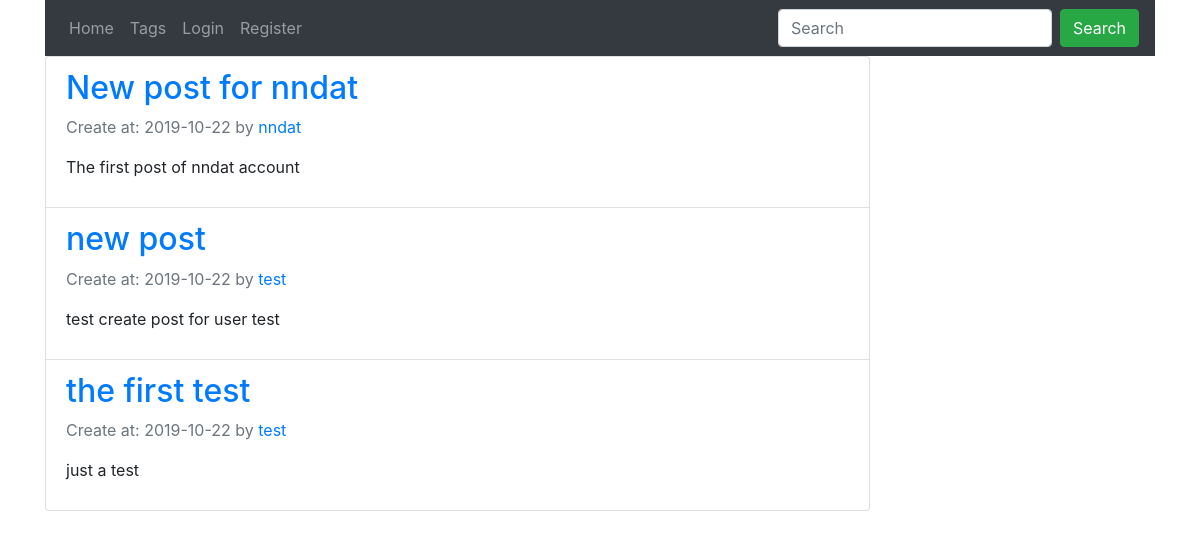
Before: / with the older database file.
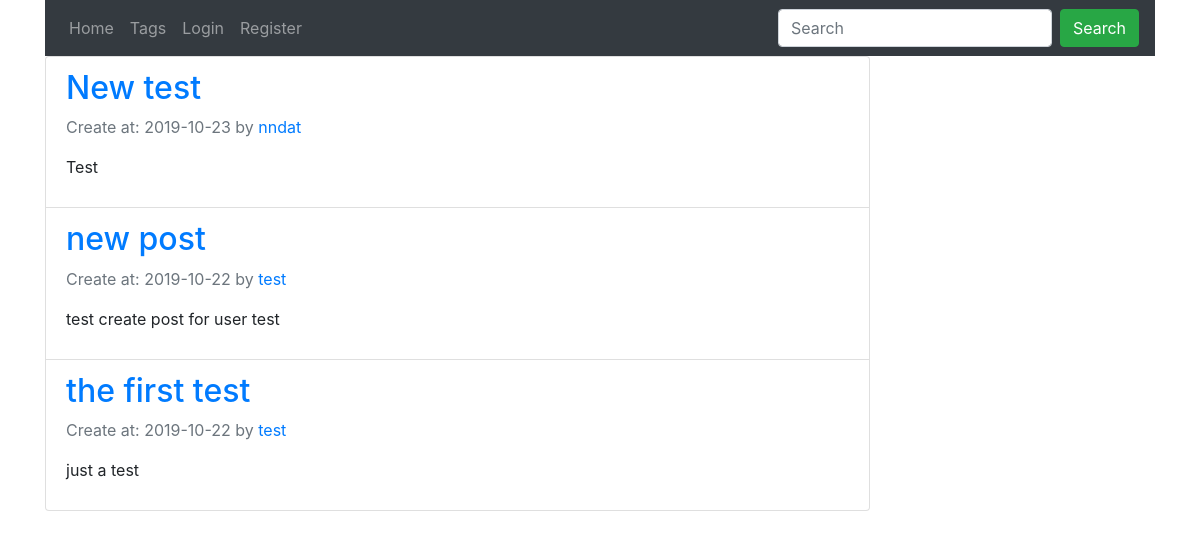
After: the same page with the newer database file.
### myblog/models.py (models this page shows, shortened)
class Post(db.Model):
    id = db.Column(db.Integer, primary_key=True)
    title = db.Column(db.String(255), nullable=False)
    body = db.Column(db.Text, nullable=False)
    slug = db.Column(db.String(255), nullable=False)
    user_id = db.Column(db.Integer, db.ForeignKey('user.id'), nullable=False)
    created_at = db.Column(db.DateTime, default=datetime.now)
    last_modified = db.Column(db.DateTime, default=datetime.now,
                              onupdate=datetime.now)
    tags = db.relationship(
        "Tag",
        secondary=posts_tags,
        backref="posts",
        lazy="dynamic"
    )

class User(db.Model, UserMixin):
    id = db.Column(db.Integer, primary_key=True)
    username = db.Column(db.String(20), unique=True, nullable=False)
    password = db.Column(db.String(64), nullable=False)
    posts = db.relationship('Post', backref='author', lazy=True)

### myblog/post/post.py (the view)
@posts.route('/')
def index():
    posts = Post.query.order_by(Post.last_modified.desc()).all()
    return render_template('post/index.html', posts=posts)

### myblog/templates/post/index.html (shortened to what this page needs)
{% extends 'base.html' %}
{% block content %}
  <ul class="list-group">
    {% for post in posts %}
      <li class="list-group-item">
        <h2><a href="{{ url_for('posts.detail', post_id=post.id) }}">{{ post.title }}</a></h2>
        <p class="text-muted">
          Create at: {{ post.last_modified.strftime('%Y-%m-%d') }} by
          <a href="#">{{ post.author.username }}</a>
        </p>
        <p>
          {{ post.body }}
        </p>
      </li>
    {% endfor %}
  </ul>
{% endblock %}

### myblog/templates/base.html (shortened to what this page needs)
<!doctype html>
<html lang="vi">
  <head>
    <link rel="stylesheet" href="https://maxcdn.bootstrapcdn.com/bootstrap/4.3.1/css/bootstrap.min.css">
  </head>
  <body>
    <div class="container">
      <nav class="navbar navbar-expand-md bg-dark navbar-dark">
        <ul class="navbar-nav">
          <li class="nav-item">
            <a class="nav-link" href="{{ url_for('posts.index') }}">Home</a>
          </li>
          <li class="nav-item">
            <a class="nav-link">Tags</a>
          </li>
          {% if current_user.is_authenticated %}
          <li class="nav-item">
            <a class="nav-link" href="{{ url_for('posts.create_post') }}">New Post</a>
          </li>
          <li class="nav-item">
            <a class="nav-link" href="{{ url_for('auth.logout') }}">Logout</a>
          </li>
          {% else %}
          <li class="nav-item">
            <a class="nav-link" href="{{ url_for('auth.login') }}">Login</a>
          </li>
          <li class="nav-item">
            <a class="nav-link" href="{{ url_for('auth.register') }}">Register</a>
          </li>
          {% endif %}
        </ul>
        <form class="form-inline ml-auto">
          <input type="text" class="form-control mr-sm-2" placeholder="Search">
          <button type="submit" class="btn btn-success">Search</button>
        </form>
      </nav>
      <div class="row">
        <div class="col-md-9">
        {% block content %}
        {% endblock %}
        </div>
        <div class="col-md-3">
        </div>
      </div>
    </div>
  </body>
</html>

Changed rows visible on the page:
removed Post: title "New post for nndat", last_modified "2019-10-22", author.username "nndat", body "The first post of nndat account"
added Post: title "New test", last_modified "2019-10-23", author.username "nndat", body "Test"
